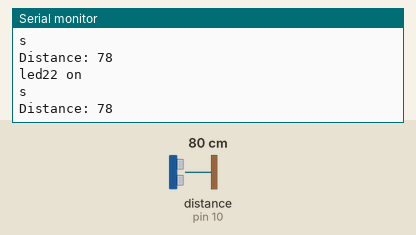
Recording of a sketch running on a simulated Arduino Uno, built with avr-gcc and run on an emulated ATmega328P. On the bench: the last lines printed to the serial monitor. Wiring (inferred from the names in the program): ultrasonic range finder: trigger pin 9; echo pin 10. The test bench sets the inputs (shaded band); at power-on: distance to the obstacle (sensor on pin 10) 80 cm. The echo pulse lasts 58.3 µs per cm.

Above: at 1.4 s.
1.5 s: distance to the obstacle (sensor on pin 10) set to 2 cm
At 1.67 s:
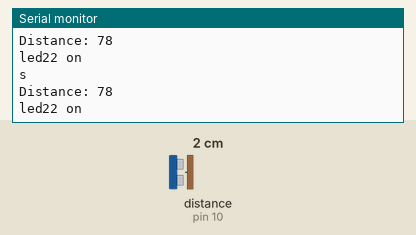
4.5 s: distance to the obstacle (sensor on pin 10) set to 4 cm
At 4.68 s:
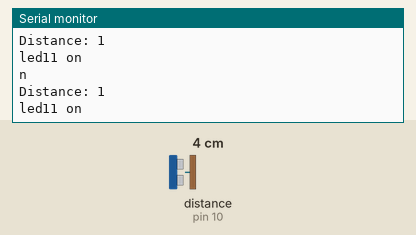
Timing chart, 0 to 7.5 s (numbered marks = the images above; inputs shaded):
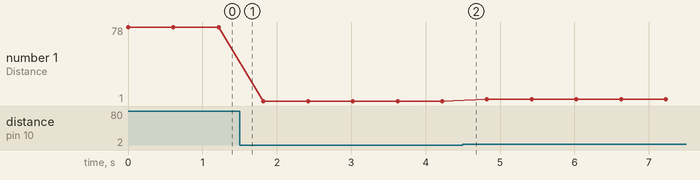

The sketch:

ultrasonic.ino
```cpp
//Created by:akshatha //
//date      :21/8/2018//
//Topic     :ultrasonic sensor control//


// defines pins numbers
const int trigPin = 9;//intialize the trigpin//
const int echoPin = 10;//intialize the echopin//
int led11=5;           //intialize led11//
int led22=6;          //intialize led22//
void led1();
void led2();
// defines variables
int duration;
int distance;
void setup() {
pinMode(trigPin, OUTPUT);                    // Sets the trigPin as an Output
pinMode(echoPin, INPUT);                       // Sets the echoPin as an Input
Serial.begin(9600);                       // Starts the serial communication
}
void loop() {
                                   // Clears the trigPin
digitalWrite(trigPin, LOW);
delayMicroseconds(2);
                            // Sets the trigPin on HIGH state for 10 micro seconds
digitalWrite(trigPin, HIGH);
delayMicroseconds(10);
digitalWrite(trigPin, LOW);
// Reads the echoPin, returns the sound wave travel time in microseconds
duration = pulseIn(echoPin, HIGH);
// Calculating the distance
distance= duration*0.034/2;
// Prints the distance on the Serial Monitor
Serial.print("Distance: ");
Serial.println(distance);
delay(200);
if(distance<10){
led1();
Serial.println("n");
}
else if(10< distance <20){
  led2();
  Serial.println("s");
}
else{
  digitalWrite(led11,LOW);//making led11 low//
  delay;
  digitalWrite(led22,LOW);//making led11 low//
  delay;

}
}
void led1()
{
  Serial.println("led11 on"); //printing as led22on//
  digitalWrite(led11,HIGH);
  delay(200);
   digitalWrite(led11,LOW);
   delay(200);
}
void led2()
{
Serial.println("led22 on");
  digitalWrite(led22,HIGH);
  delay(200);
   digitalWrite(led22,LOW);
   delay(200);
}
```

Measured:
- plotted number 1: 78 → 1 after the input at 1.5 s, 1 → 3 after the input at 4.5 s
